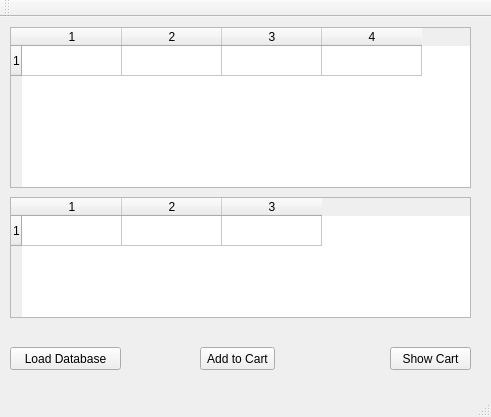
<?xml version="1.0" encoding="UTF-8"?>
<ui version="4.0">
 <class>MainWindow</class>
 <widget class="QMainWindow" name="MainWindow">
  <property name="geometry">
   <rect>
    <x>0</x>
    <y>0</y>
    <width>491</width>
    <height>417</height>
   </rect>
  </property>
  <property name="windowTitle">
   <string>MainWindow</string>
  </property>
  <widget class="QWidget" name="centralWidget">
   <widget class="QPushButton" name="CreateButton">
    <property name="geometry">
     <rect>
      <x>390</x>
      <y>330</y>
      <width>81</width>
      <height>23</height>
     </rect>
    </property>
    <property name="text">
     <string>Show Cart</string>
    </property>
   </widget>
   <widget class="QTableWidget" name="petTable">
    <property name="geometry">
     <rect>
      <x>10</x>
      <y>10</y>
      <width>461</width>
      <height>161</height>
     </rect>
    </property>
    <property name="rowCount">
     <number>1</number>
    </property>
    <property name="columnCount">
     <number>4</number>
    </property>
    <row/>
    <column/>
    <column/>
    <column/>
    <column/>
   </widget>
   <widget class="QTableWidget" name="bundle">
    <property name="geometry">
     <rect>
      <x>10</x>
      <y>180</y>
      <width>461</width>
      <height>121</height>
     </rect>
    </property>
    <property name="rowCount">
     <number>1</number>
    </property>
    <property name="columnCount">
     <number>3</number>
    </property>
    <row/>
    <column/>
    <column/>
    <column/>
   </widget>
   <widget class="PushButton" name="pushButton">
    <property name="geometry">
     <rect>
      <x>10</x>
      <y>330</y>
      <width>111</width>
      <height>23</height>
     </rect>
    </property>
    <property name="text">
     <string>Load Database</string>
    </property>
   </widget>
   <widget class="AddButton" name="addButton">
    <property name="geometry">
     <rect>
      <x>200</x>
      <y>330</y>
      <width>75</width>
      <height>23</height>
     </rect>
    </property>
    <property name="text">
     <string>Add to Cart</string>
    </property>
   </widget>
   <widget class="QTableWidget" name="holder">
    <property name="geometry">
     <rect>
      <x>170</x>
      <y>190</y>
      <width>256</width>
      <height>101</height>
     </rect>
    </property>
    <property name="rowCount">
     <number>1</number>
    </property>
    <property name="columnCount">
     <number>1</number>
    </property>
    <row/>
    <column/>
    <item row="0" column="0">
     <property name="text">
      <string/>
     </property>
    </item>
   </widget>
   <zorder>holder</zorder>
   <zorder>bundle</zorder>
   <zorder>petTable</zorder>
   <zorder>CreateButton</zorder>
   <zorder>pushButton</zorder>
   <zorder>addButton</zorder>
  </widget>
  <widget class="QMenuBar" name="menuBar">
   <property name="geometry">
    <rect>
     <x>0</x>
     <y>0</y>
     <width>491</width>
     <height>26</height>
    </rect>
   </property>
  </widget>
  <widget class="QToolBar" name="mainToolBar">
   <attribute name="toolBarArea">
    <enum>TopToolBarArea</enum>
   </attribute>
   <attribute name="toolBarBreak">
    <bool>false</bool>
   </attribute>
  </widget>
  <widget class="QStatusBar" name="statusBar"/>
 </widget>
 <layoutdefault spacing="6" margin="11"/>
 <customwidgets>
  <customwidget>
   <class>PushButton</class>
   <extends>QPushButton</extends>
   <header location="global">pushbutton.h</header>
  </customwidget>
  <customwidget>
   <class>AddButton</class>
   <extends>QPushButton</extends>
   <header location="global">addbutton.h</header>
  </customwidget>
 </customwidgets>
 <resources/>
 <connections/>
</ui>
